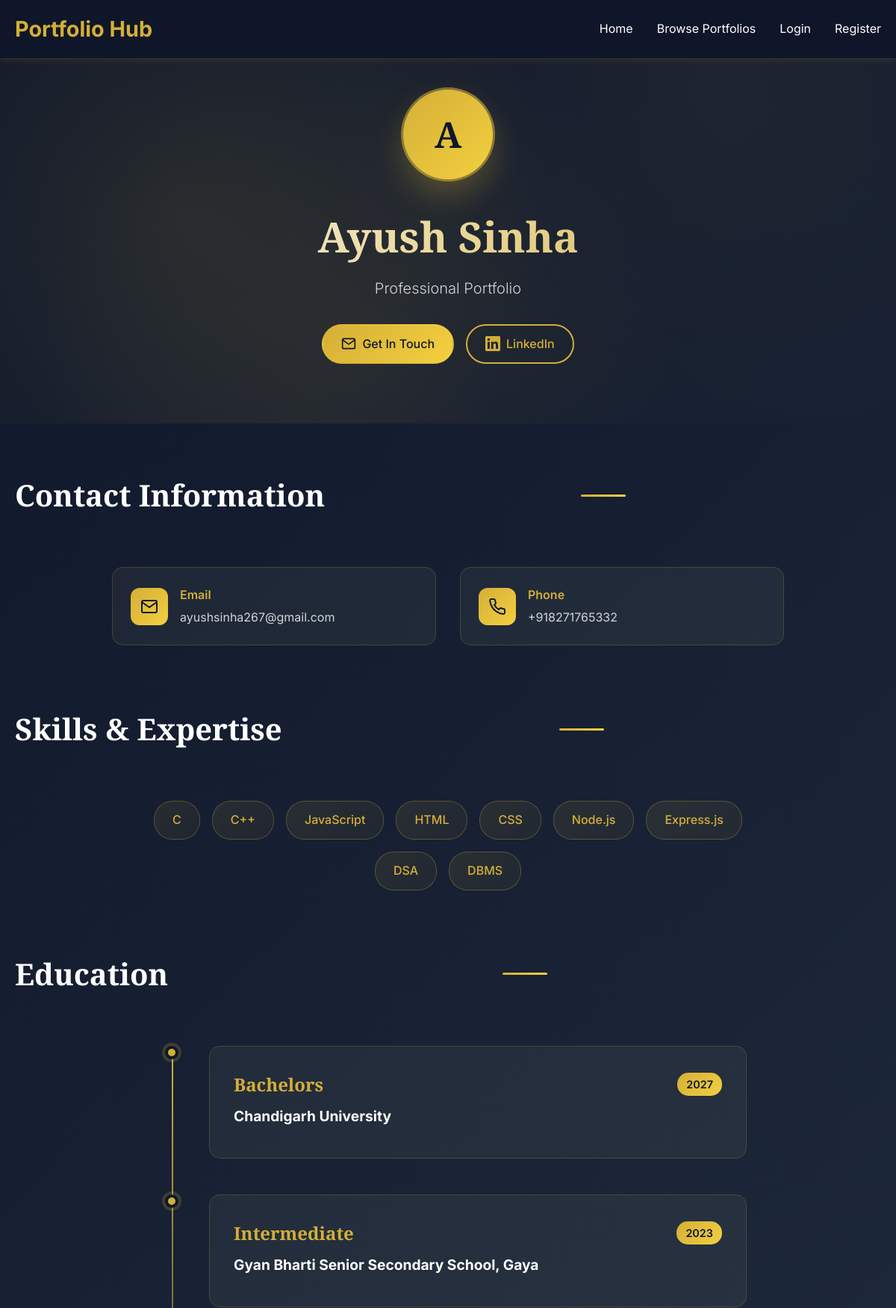
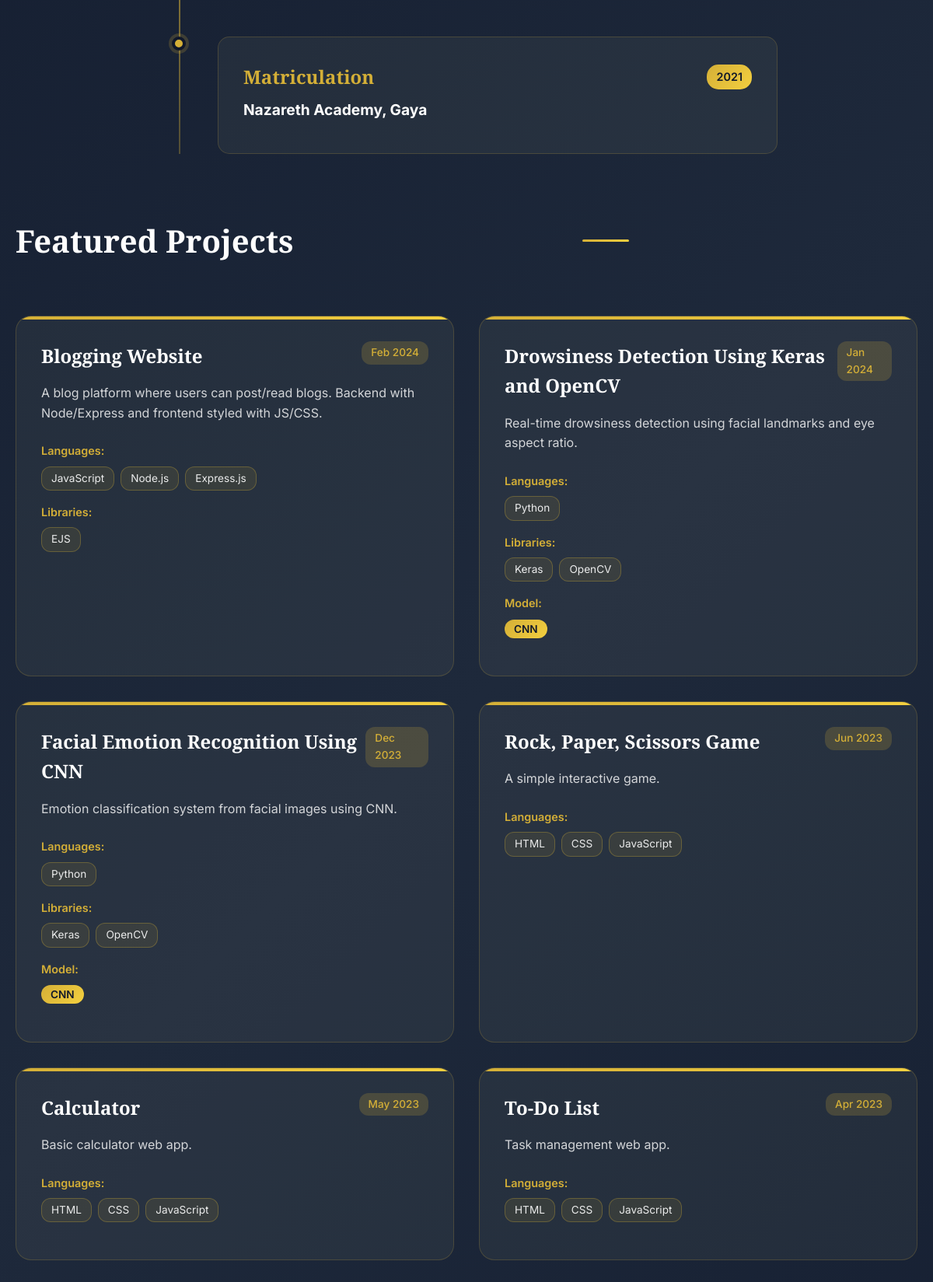
The page /portfolio.php?uid=3 (upper part) on the database its author committed (2 pictures, top to bottom).
### tables this page shows
CREATE TABLE users (
    id INT AUTO_INCREMENT PRIMARY KEY,
    name VARCHAR(100) NOT NULL,
    email VARCHAR(100) UNIQUE NOT NULL,
    password VARCHAR(255) NOT NULL,
    phone VARCHAR(20),
    address TEXT,
    linkedin VARCHAR(255),
    created_at TIMESTAMP DEFAULT CURRENT_TIMESTAMP
);

CREATE TABLE skills (
    id INT AUTO_INCREMENT PRIMARY KEY,
    user_id INT NOT NULL,
    skill_name VARCHAR(100) NOT NULL,
    FOREIGN KEY (user_id) REFERENCES users(id) ON DELETE CASCADE
);

CREATE TABLE education (
    id INT AUTO_INCREMENT PRIMARY KEY,
    user_id INT NOT NULL,
    level ENUM('Matriculation', 'Intermediate', 'Bachelors', 'Masters', 'PhD') NOT NULL,
    institute VARCHAR(255) NOT NULL,
    board VARCHAR(255),
    year YEAR NOT NULL,
    score VARCHAR(10),
    FOREIGN KEY (user_id) REFERENCES users(id) ON DELETE CASCADE
);

CREATE TABLE projects (
    id INT AUTO_INCREMENT PRIMARY KEY,
    user_id INT NOT NULL,
    title VARCHAR(255) NOT NULL,
    language_used VARCHAR(255),
    libraries_used TEXT,
    model_used VARCHAR(255),
    description TEXT,
    project_date DATE,
    FOREIGN KEY (user_id) REFERENCES users(id) ON DELETE CASCADE
);

### config.php (called while the page is built, shortened)
<?php
function isLoggedIn() {
    return isset($_SESSION['user_id']);
}
?>

### portfolio.php (the view, shortened to what this page needs)
<?php
require_once 'config.php';
$user_id = isset($_GET['uid']) ? (int)$_GET['uid'] : 0;
$stmt = $pdo->prepare("SELECT * FROM users WHERE id = ?");
$stmt->execute([$user_id]);
$user = $stmt->fetch();
$stmt = $pdo->prepare("SELECT * FROM education WHERE user_id = ? ORDER BY year DESC");
$stmt->execute([$user_id]);
$education = $stmt->fetchAll();
$stmt = $pdo->prepare("SELECT * FROM projects WHERE user_id = ? ORDER BY project_date DESC");
$stmt->execute([$user_id]);
$projects = $stmt->fetchAll();
$stmt = $pdo->prepare("SELECT * FROM skills WHERE user_id = ?");
$stmt->execute([$user_id]);
$skills = $stmt->fetchAll();
?>
<!DOCTYPE html>
<html lang="en">
<head>
    <link rel="stylesheet" href="styles.css">
    <link rel="stylesheet" href="portfolio-styles.css">
</head>
<body class="portfolio-body">
    <header class="portfolio-header">
        <nav class="container">
            <a href="index.php" class="logo">Portfolio Hub</a>
            <ul class="nav-links">
                <li><a href="index.php">Home</a></li>
                <li><a href="all_portfolios.php">Browse Portfolios</a></li>
                <?php if (isLoggedIn()): ?>
                    <li><a href="dashboard.php">Dashboard</a></li>
                    <li><a href="logout.php">Logout</a></li>
                <?php else: ?>
                    <li><a href="login.php">Login</a></li>
                    <li><a href="register.php">Register</a></li>
                <?php endif; ?>
            </ul>
        </nav>
    </header>
    <section class="portfolio-hero">
        <div class="hero-background"></div>
        <div class="container">
            <div class="hero-content">
                <div class="hero-avatar">
                    <div class="avatar-circle">
                        <span class="avatar-initial"><?php echo strtoupper(substr($user['name'], 0, 1)); ?></span>
                    </div>
                </div>
                <h1 class="hero-name"><?php echo htmlspecialchars($user['name']); ?></h1>
                <p class="hero-title">Professional Portfolio</p>
                <div class="hero-contact">
                    <a href="mailto:<?php echo htmlspecialchars($user['email']); ?>" class="contact-btn">
                        <svg width="20" height="20" viewBox="0 0 24 24" fill="none" stroke="currentColor" stroke-width="2">
                            <path d="M4 4h16c1.1 0 2 .9 2 2v12c0 1.1-.9 2-2 2H4c-1.1 0-2-.9-2-2V6c0-1.1.9-2 2-2z"></path>
                            <polyline points="22,6 12,13 2,6"></polyline>
                        </svg>
                        Get In Touch
                    </a>
                    <?php if ($user['linkedin']): ?>
                    <a href="<?php echo htmlspecialchars($user['linkedin']); ?>" target="_blank" class="linkedin-btn">
                        LinkedIn
                    </a>
                    <?php endif; ?>
                </div>
            </div>
        </div>
    </section>
    <main class="portfolio-main">
        <div class="container">
            <section class="portfolio-section">
                <div class="section-header">
                    <h2 class="section-title">Contact Information</h2>
                    <div class="section-line"></div>
                </div>
                <div class="contact-grid">
                    <div class="contact-item">
                        <div class="contact-icon">
                            <svg width="24" height="24" viewBox="0 0 24 24" fill="none" stroke="currentColor" stroke-width="2">
                                <path d="M4 4h16c1.1 0 2 .9 2 2v12c0 1.1-.9 2-2 2H4c-1.1 0-2-.9-2-2V6c0-1.1.9-2 2-2z"></path>
                                <polyline points="22,6 12,13 2,6"></polyline>
                            </svg>
                        </div>
                        <div class="contact-details">
                            <h4>Email</h4>
                            <p><?php echo htmlspecialchars($user['email']); ?></p>
                        </div>
                    </div>
                    <?php if (!empty($user['phone'])): ?>
                    <div class="contact-item">
                        <div class="contact-icon">
                        </div>
                        <div class="contact-details">
                            <h4>Phone</h4>
                            <p><?php echo htmlspecialchars($user['phone']); ?></p>
                        </div>
                    </div>
                    <?php endif; ?>
                </div>
            </section>
            <?php if (!empty($skills)): ?>
            <section class="portfolio-section">
                <div class="section-header">
                    <h2 class="section-title">Skills & Expertise</h2>
                    <div class="section-line"></div>
                </div>
                <div class="skills-container">
                    <?php foreach ($skills as $skill): ?>
                    <div class="skill-badge">
                        <?php echo htmlspecialchars($skill['skill_name']); ?>
                    </div>
                    <?php endforeach; ?>
                </div>
            </section>
            <?php endif; ?>
            <?php if (!empty($education)): ?>
            <section class="portfolio-section">
                <div class="section-header">
                    <h2 class="section-title">Education</h2>
                    <div class="section-line"></div>
                </div>
                <div class="timeline">
                    <?php foreach ($education as $edu): ?>
                    <div class="timeline-item">
                        <div class="timeline-marker"></div>
                        <div class="timeline-content">
                            <div class="timeline-header">
                                <h3><?php echo htmlspecialchars($edu['level']); ?></h3>
                                <span class="timeline-year"><?php echo htmlspecialchars($edu['year']); ?></span>
                            </div>
                            <h4><?php echo htmlspecialchars($edu['institute']); ?></h4>
                        </div>
                    </div>
                    <?php endforeach; ?>
                </div>
            </section>
            <?php endif; ?>
            <?php if (!empty($projects)): ?>
            <section class="portfolio-section">
                <div class="section-header">
                    <h2 class="section-title">Featured Projects</h2>
                    <div class="section-line"></div>
                </div>
                <div class="projects-grid">
                    <?php foreach ($projects as $project): ?>
                    <div class="project-card">
                        <div class="project-header">
                            <h3><?php echo htmlspecialchars($project['title']); ?></h3>
                            <?php if (!empty($project['project_date'])): ?>
                            <span class="project-date"><?php echo date('M Y', strtotime($project['project_date'])); ?></span>
                            <?php endif; ?>
                        </div>
                        <?php if (!empty($project['description'])): ?>
                        <p class="project-description"><?php echo htmlspecialchars($project['description']); ?></p>
                        <?php endif; ?>
                        <div class="project-tech">
                            <?php if (!empty($project['language_used'])): ?>
                            <div class="tech-group">
                                <span class="tech-label">Languages:</span>
                                <div class="tech-tags">
                                    <?php
                                    $languages_used = explode(',', $project['language_used']);
                                    foreach ($languages_used as $lang):
                                        $lang = trim($lang);
                                        if (!empty($lang)):
                                    ?>
                                    <span class="tech-tag"><?php echo htmlspecialchars($lang); ?></span>
                                    <?php
                                        endif;
                                    endforeach;
                                    ?>
                                </div>
                            </div>
                            <?php endif; ?>
                            <?php if (!empty($project['libraries_used'])): ?>
                            <div class="tech-group">
                                <span class="tech-label">Libraries:</span>
                                <div class="tech-tags">
                                    <?php
                                    $libraries_used = explode(',', $project['libraries_used']);
                                    foreach ($libraries_used as $lib):
                                        $lib = trim($lib);
                                        if (!empty($lib)):
                                    ?>
                                    <span class="tech-tag"><?php echo htmlspecialchars($lib); ?></span>
                                    <?php
                                        endif;
                                    endforeach;
                                    ?>
                                </div>
                            </div>
                            <?php endif; ?>
                            <?php if (!empty($project['model_used'])): ?>
                            <div class="tech-group">
                                <span class="tech-label">Model:</span>
                                <span class="model-badge"><?php echo htmlspecialchars($project['model_used']); ?></span>
                            </div>
                            <?php endif; ?>
                        </div>
                    </div>
                    <?php endforeach; ?>
                </div>
            </section>
            <?php endif; ?>
        </div>
    </main>
</body>
</html>

### styles.css (style rules this page uses)
* { margin: 0; padding: 0; box-sizing: border-box; }
body { font-family: "Segoe UI", Tahoma, Geneva, Verdana, sans-serif; background-color: #0f172a; color: #ffffff; line-height: 1.6; }
.container { max-width: 1200px; margin: 0 auto; padding: 0 20px; }
header { background: linear-gradient(135deg, #0f172a 0%, #1e293b 100%); padding: 1rem 0; box-shadow: 0 2px 10px rgba(212, 175, 55, 0.1); }
nav { display: flex; justify-content: space-between; align-items: center; }
.logo { font-size: 1.8rem; font-weight: bold; color: #d4af37; text-decoration: none; }
.nav-links { display: flex; list-style: none; gap: 2rem; }
.nav-links a { color: #ffffff; text-decoration: none; transition: color 0.3s ease; }
main { min-height: calc(100vh - 80px); padding: 2rem 0; }
.section-header { display: flex; justify-content: space-between; align-items: center; margin-bottom: 1rem; }

### rows shown on the page
users: name "A", name "Ayush Sinha", email "ayushsinha267@gmail.com", phone "+918271765332"
skills: skill_name "C"
skills: skill_name "C++"
skills: skill_name "JavaScript"
skills: skill_name "HTML"
skills: skill_name "CSS"
skills: skill_name "Node.js"
skills: skill_name "Express.js"
skills: skill_name "DSA"
skills: skill_name "DBMS"
education: level "Bachelors", year "2027", institute "Chandigarh University"
education: level "Intermediate", year "2023", institute "Gyan Bharti Senior Secondary School, Gaya"
education: level "Matriculation", year "2021", institute "Nazareth Academy, Gaya"
projects: title "Blogging Website", project_date "Feb 2024", description "A blog platform where users can post/read blogs. Backend with Node/Express and frontend styled with JS/CSS.", language_used "JavaScript", language_used "Node.js", language_used "Express.js", libraries_used "EJS"
projects: title "Drowsiness Detection Using Keras and OpenCV", project_date "Jan 2024", description "Real-time drowsiness detection using facial landmarks and eye aspect ratio.", language_used "Python", libraries_used "Keras", libraries_used "OpenCV", model_used "CNN"
projects: title "Facial Emotion Recognition Using CNN", project_date "Dec 2023", description "Emotion classification system from facial images using CNN.", language_used "Python", libraries_used "Keras", libraries_used "OpenCV", model_used "CNN"
projects: title "Rock, Paper, Scissors Game", project_date "Jun 2023", description "A simple interactive game.", language_used "HTML", language_used "CSS", language_used "JavaScript"
projects: title "Calculator", project_date "May 2023", description "Basic calculator web app.", language_used "HTML", language_used "CSS", language_used "JavaScript"
projects: title "To-Do List", project_date "Apr 2023", description "Task management web app.", language_used "HTML", language_used "CSS", language_used "JavaScript"
